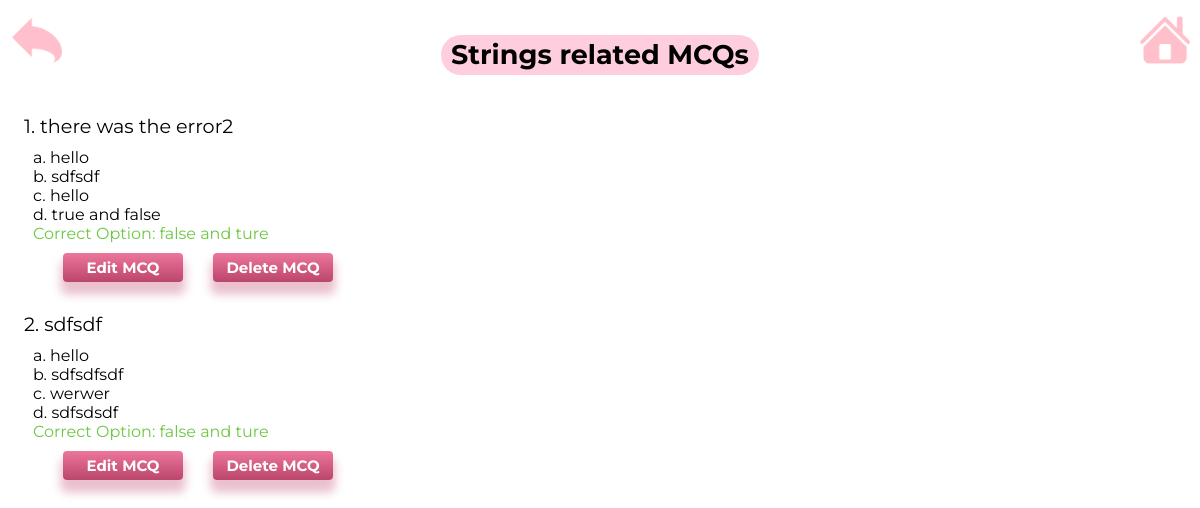
Page /view_mcqs/35/12/ (signed in) on the committed database.
### main/models.py (models this page shows, shortened)
class Lecture(models.Model):
    lecture_id = models.IntegerField(default=1)
    topic = models.CharField(max_length=255, null=True)
    date_delivered = models.DateField(null=True)
    teacher = models.ForeignKey(Teacher, on_delete=models.CASCADE)
    course = models.ForeignKey(Course, on_delete=models.CASCADE)
    class Meta:
        unique_together = ('lecture_id', 'course')

class Question(models.Model):
    s_no = models.IntegerField(default=1)
    question = models.TextField()
    option_1 = models.TextField()
    option_2 = models.TextField()
    option_3 = models.TextField()
    option_4 = models.TextField()
    correct_option = models.TextField()
    lecture = models.ForeignKey(Lecture, on_delete=models.CASCADE)
    teacher = models.ForeignKey(Teacher, on_delete=models.CASCADE)
    course = models.ForeignKey(Course, on_delete=models.CASCADE)
    class Meta:
        unique_together = ('s_no', 'lecture', 'course')

### main/views.py (the view)
# urls.py: path('view_mcqs/<int:course_id>/<int:lecture_id>/', views.view_mcqs, name='view_mcqs'),
@login_required(login_url='signin/')
def view_mcqs(request, course_id, lecture_id):
    lecture = get_object_or_404(Lecture, pk=lecture_id, course_id=course_id)
    mcqs = Question.objects.filter(lecture=lecture)
    return render(request, 'show_mcqs.html', {'mcqs': mcqs, 'lecture':lecture})

### main/templates/show_mcqs.html (shortened to what this page needs)
<!DOCTYPE html>
<html lang="en">
<head>
  {% load static %}
  <link rel="stylesheet" href="{% static 'css/show mcqs.css' %}">
</head>
<body>
      <a href="{% url 'dashboard' %}" class="home-button"><img src="{% static 'resources/home.ico' %}" alt="home icon"></a>
      <a href="{% url 'lectures' course_id=lecture.course.course_id %}" class="back-button"><img src="{% static 'resources/back.ico' %}" alt="back icon"></a>
  <div class="container">
    <div class="title">
      <h1> {{ lecture.topic }} related MCQs</h1>
    </div>
    <div class="centerDiv">
      {% for mcq in mcqs %}
        <p>{{ mcq.s_no }}. {{ mcq.question }}</p>
        <ul>
          <li>a. {{ mcq.option_1 }}</li>
          <li>b. {{ mcq.option_2 }}</li>
          <li>c. {{ mcq.option_3 }}</li>
          <li>d. {{ mcq.option_4 }}</li>
          <li>Correct Option: {{ mcq.correct_option }}</li>
        </ul>
        <div class="buttons">
          <a href="{% url 'edit_mcq' course_id=mcq.lecture.course.course_id lecture_id=mcq.lecture.id question_id=mcq.id %}" class="button">Edit MCQ</a>
          <a href="{% url 'delete_mcq' course_id=mcq.lecture.course.course_id lecture_id=mcq.lecture.id question_id=mcq.id %}" class="button">Delete MCQ</a>
        </div>
        {% empty %}
          <p>There are no MCQs in this lecture yet.</p>
      {% endfor %}
    </div>
  </div>
</body>
</html>

### staticfiles/css/show mcqs.css (style rules this page uses)
* { padding: 0; margin: 0; box-sizing: border-box; font-family: 'Montserrat'; }
body { height: fit-content; width: 100vw; overflow: auto; }
.container { height: fit-content; width: 100vw; background-color: #fff; overflow: auto; }
.title { height: 40px; width: fit-content; position: absolute; top: 35px; left: 20vw; right: 20vw; padding: 7px 0px; background: #FFCEDE; border-radius: 50px; margin: 0px auto; }
.title h1 { text-align: center; padding: 0px 10px; color: #000; font-size: 27px; font-family: 'Montserrat'; position: relative; top: -4px; }
.home-button { position: absolute; left: 95%; top: 15px; transition: all 0.2s; }
.home-button img { width: 50px; height: 50px; }
.back-button { position: absolute; left: 1%; top: 15px; transition: all 0.2s; }
.back-button img { width: 50px; height: 50px; }
.centerDiv { position: absolute; height: auto; width: auto; margin-top: 7%; margin-left: 2%; padding-bottom: 5%; }
.centerDiv p { width: fit-content; font-size: larger; margin-top: 30px; margin-bottom: 10px; }
.centerDiv ul { list-style: none; }
.centerDiv li { margin-left: 3%; }
.centerDiv ul li:nth-child(5) { color: #6cc741; }
.buttons { position: relative; left: 3%; display: flex; justify-content: space-between; align-items: center; width: 300px; margin-top: 10px; margin-bottom: 5px; }
.button { display: block; background: linear-gradient(#ED769C, #BB466B); color: white; font-family: 'Montserrat'; font-size: 15px; font-weight: bold; padding: 5px; text-align: center; text-decoration: none; border-radius: 4px; border: none; cursor: pointer; width: 120px; height: auto; box-shadow: 0px 10px 10px 2.5px rgba(171,4,54,0.25); transition: transform 0.2s; }
.button { margin-left: 10%; }

### rows in the picture
Lecture: topic "Strings"
Question: s_no "1", question "there was the error2", option_1 "hello", option_2 "sdfsdf", option_3 "hello", option_4 "true and false", correct_option "false and ture"
Question: s_no "2", question "sdfsdf", option_1 "hello", option_2 "sdfsdfsdf", option_3 "werwer", option_4 "sdfsdsdf", correct_option "false and ture"
